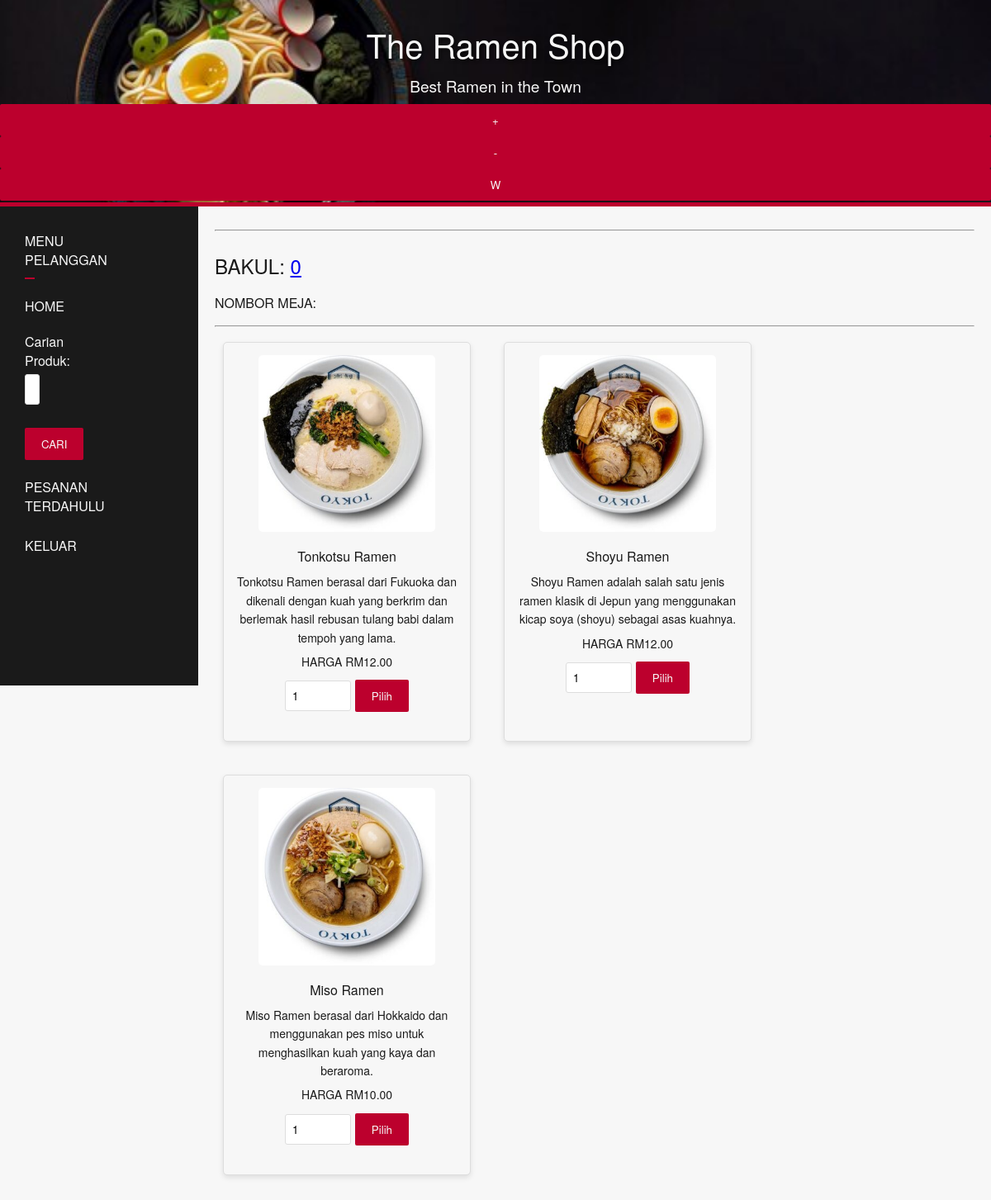
The page /produk_pilih.php (signed in) on the database its author committed.
### tables this page shows
CREATE TABLE `produk` (
  `idProduk` int(11) NOT NULL,
  `namaProduk` varchar(255) DEFAULT NULL,
  `detail` text DEFAULT NULL,
  `harga` decimal(10,2) DEFAULT NULL,
  `gambar` varchar(255) DEFAULT NULL
);

### fungsi.php (called while the page is built, shortened)
<?php
function semuaProduk($con){
    $sql = "SELECT * FROM produk";
    $result = mysqli_query($con, $sql);
    return $result;
}
?>

### produk_pilih.php (the view, shortened to what this page needs)
<?php
include 'header.php';
include 'fungsi.php';
?>
<div class="row">
    <div id="menu">
        <?php include 'menu.php';?>
    </div>
     <div id="isi">
        <hr>
        <h2>BAKUL: <a href="bakul.php"><?php echo count($_SESSION['cart']);?></a></h2>
        <h4>NOMBOR MEJA:<?php echo $_SESSION['meja'];?></h4>
        <hr>
        <div class="wrapper">
            <?php
            $produk = semuaProduk($con);
            while($row = mysqli_fetch_assoc($produk)) {
            ?>
                <div class="product-card">
                    <img src="gambar/<?php echo $row['gambar'];?>" class="product-image">
                    <h4><?php echo $row['namaProduk'];?></h4>
                    <p><?php echo $row['detail'];?></p>
                    <p>HARGA RM<?php echo $row['harga'];?></p>
                    <form action="masuk_bakul.php" method="post">
                        <input type="number" name="ktt" value="1" min="1" style="width: 30%">
                        <button type="submit">Pilih</button>
                    </form>
                </div>
            <?php
            } ?>
        </div>
    </div>
</div>

### style.css (style rules this page uses)
#menu { width: 20%; padding: 15px; background-color: var(--japanese-black); color: var(--japanese-white); float: left; min-height: calc(100vh - 250px); }
#isi { width: 80%; padding: 20px; float: left; background-color: var(--japanese-white); }
button { background-color: var(--japanese-red); color: var(--japanese-white); padding: 10px 20px; border: none; border-radius: 2px; cursor: pointer; text-decoration: none; font-family: inherit; transition: background-color 0.3s, transform 0.2s; }
.wrapper { display: flex; flex-direction: row; justify-content: flex-start; flex-wrap: wrap; gap: 20px; }
.product-card { border: 1px solid #ddd; border-radius: 5px; width: 300px; margin: 10px; padding: 15px; background-color: var(--japanese-white); text-align: center; box-shadow: 0 3px 6px rgba(0,0,0,0.1); transition: transform 0.3s, box-shadow 0.3s; }
.product-card h2, .product-card h4 { color: var(--japanese-black); margin-top: 0.5em; }
.product-image { width: 80%; height: auto; border-radius: 5px; margin-bottom: 10px; }
h1, h2, h3, h4 { font-weight: 500; margin-top: 1em; margin-bottom: 0.5em; }
p { font-size: 14px; line-height: 1.6; margin: 0.5em 0; color: var(--japanese-black); }
input, textarea, select { padding: 8px; margin: 5px 0; border: 1px solid #ddd; border-radius: 3px; font-family: inherit; width: 100%; box-sizing: border-box; }
* { box-sizing: border-box; }
.row::after { content: ""; display: table; clear: both; }

### rows shown on the page
produk: gambar (picture), namaProduk "Tonkotsu Ramen", detail "Tonkotsu Ramen berasal dari Fukuoka dan dikenali dengan kuah yang berkrim dan berlemak hasil rebusan tulang babi dalam tempoh yang lama.", harga "12.00"
produk: gambar (picture), namaProduk "Shoyu Ramen", detail "Shoyu Ramen adalah salah satu jenis ramen klasik di Jepun yang menggunakan kicap soya (shoyu) sebagai asas kuahnya.", harga "12.00"
produk: gambar (picture), namaProduk "Miso Ramen", detail "Miso Ramen berasal dari Hokkaido dan menggunakan pes miso untuk menghasilkan kuah yang kaya dan beraroma.", harga "10.00"

### other values the page prints
$namasys1 "The Ramen Shop"
$motto "Best Ramen in the Town"
count($_SESSION['cart']) "0"
